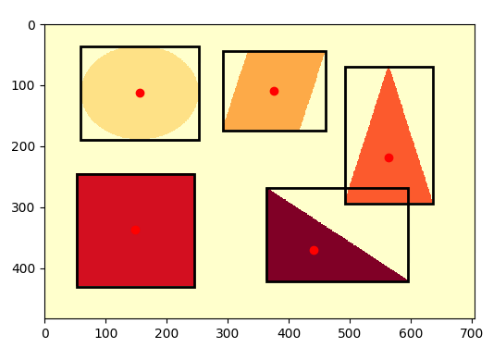
#> input picture color2.png, 487 x 354 px
$ jupyter execute Introduccion_PIL.ipynb
#> lines starting #> are read from the running program, lines starting #| are printed output that depends on the picture
[cell 1]
from PIL import Image #Biblioteca PIL para procesar imagenes
import matplotlib.pyplot as plt
import numpy as np

[cell 2]
#leer  una imagen y guardarla en la variable img
# el  argumento "L" establece la imagen como escala de grises
img = Image.open("color2.png").convert("L")
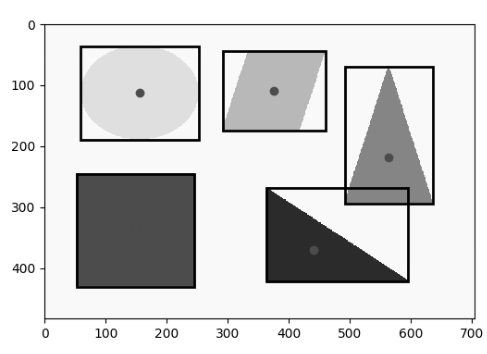
#> img: PIL image 487x354 L; min 0, max 255, mean 210.9
